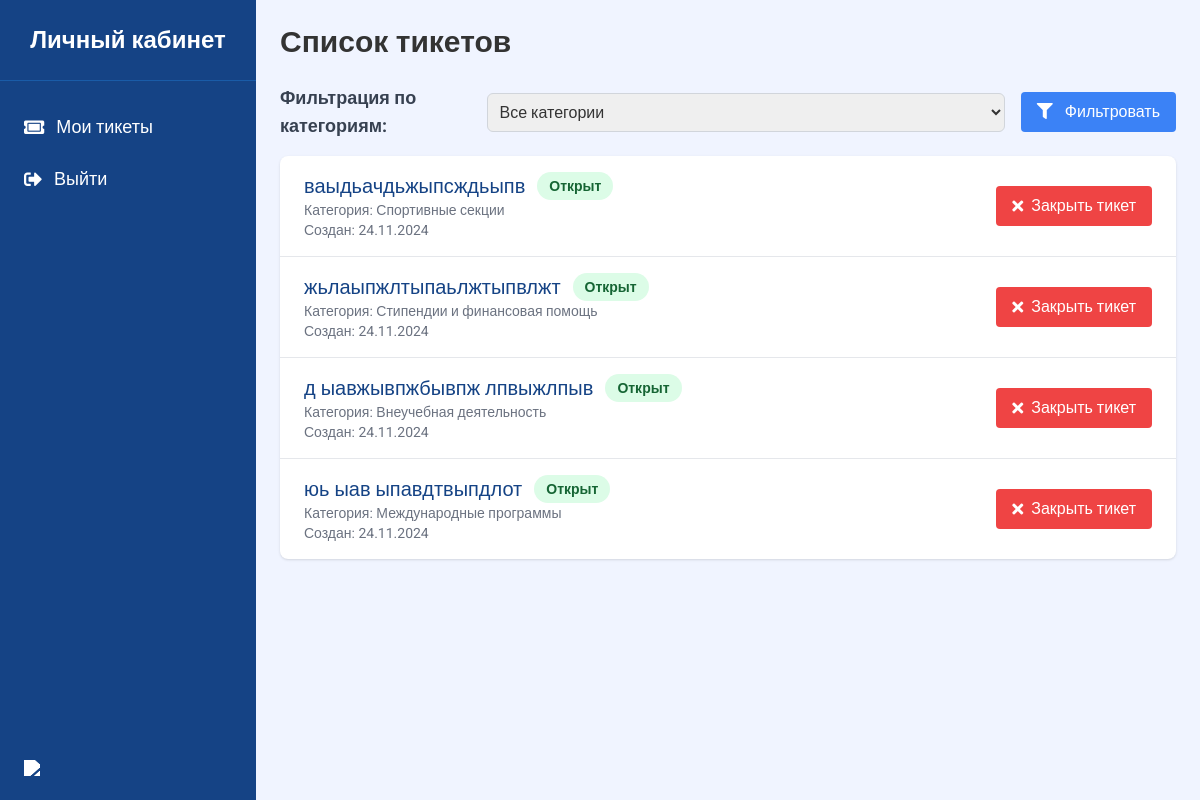
/user/ (signed in), run on the app's committed database.
### assistant/models.py (models this page shows, shortened)
class Ticket(models.Model):
    STATUS_CHOICES = [
        ('open', 'Открыт'),
        ('in_progress', 'В процессе'),
        ('closed', 'Закрыт'),
    ]
    title = models.CharField(max_length=255, verbose_name="Заголовок")
    description = models.TextField(verbose_name="Описание")
    author = models.ForeignKey(
        settings.AUTH_USER_MODEL,
        on_delete=models.SET_NULL,
        related_name="created_tickets",
        verbose_name="Автор",
        null=True
    )
    mentor = models.ForeignKey(
        settings.AUTH_USER_MODEL,
        on_delete=models.SET_NULL,
        related_name="assigned_tickets",
        blank=True,
        null=True,
        verbose_name="Ответственный наставник"
    )
    category = models.ForeignKey(
        Category,
        on_delete=models.SET_NULL,
        null=True,
        blank=True,
        verbose_name="Категория"
    )
    status = models.CharField(
        max_length=20,
        choices=STATUS_CHOICES,
        default='open',
        verbose_name="Статус"
    )
    created_at = models.DateTimeField(auto_now_add=True, verbose_name="Дата создания")
    updated_at = models.DateTimeField(auto_now=True, verbose_name="Дата обновления")

class Category(models.Model):
    name = models.CharField(max_length=100, unique=True, verbose_name="Название категории")
    description = models.TextField(blank=True, null=True, verbose_name="Описание")

### personal_ticket/views.py (the view, shortened to what this page needs)
# urls.py: path('', profile_ticket_list, name="profile_ticket_list"),
@login_required
def profile_ticket_list(request):
    user = request.user
    tickets = Ticket.objects.all()
    category_id = request.GET.get('category')
    if category_id:
        tickets = tickets.filter(category_id=category_id)
    tickets = tickets.exclude(status='closed')
    categories = Category.objects.all()
    if user.role == "mentor":
        print(user.role)
        return render(request, 'ticket_mentor.html', {'tickets': tickets, 'categories': categories})

### templates/ticket_mentor.html (shortened to what this page needs)
<!DOCTYPE html>
<html lang="ru">
<head>
    <script src="https://cdn.tailwindcss.com"></script>
    <link rel="stylesheet" href="https://cdnjs.cloudflare.com/ajax/libs/font-awesome/5.15.3/css/all.min.css">
</head>
<body class="bg-[#F0F4FF] text-[#333333]">
    <div class="flex flex-col md:flex-row">
        <aside id="sidebar" class="fixed inset-y-0 left-0 w-64 bg-[#154385] text-white transform -translate-x-full md:translate-x-0 transition-transform duration-300 ease-in-out sidebar-transition z-50">
            <div class="flex flex-col h-full">
                <div class="p-6 text-center font-bold text-2xl border-b border-[#1a5ca8]">Личный кабинет</div>
                <nav class="flex-1 px-4 py-6 space-y-2">
                    <a href="#" class="flex items-center p-2 text-lg rounded hover:bg-[#1a5ca8] transition-colors">
                        <i class="fas fa-ticket-alt mr-3"></i> Мои тикеты
                    </a>
                    <a href="{% url 'logout' %}" class="flex items-center p-2 text-lg rounded hover:bg-[#1a5ca8] transition-colors">
                        <i class="fas fa-sign-out-alt mr-3"></i> Выйти
                    </a>
                </nav>
                <div class="p-6">
                    <img src="https://s1.stc.all.kpcdn.net/best/rostov/abiturient_2017/images/tild3739-6338-4664-a239-313234373730__logo_.png" class="logo-image w-64 mx-auto">
                </div>
            </div>
        </aside>
        <main class="flex-1 p-6 md:ml-64">
            <div class="heder flex flex-col md:flex-row md:items-center md:justify-between">
                <h1 class="text-2xl md:text-3xl font-bold mb-4 md:mb-0">Список тикетов</h1>
            </div>
            <div class="mb-4 mt-6">
                <form method="get" action="{% url 'profile_ticket_list' %}" class="flex flex-col sm:flex-row sm:items-center">
                    <label for="category" class="block text-lg font-bold text-gray-700 mb-2 sm:mb-0 sm:mr-4">Фильтрация по категориям:</label>
                    <div class="flex flex-col sm:flex-row sm:items-center w-full">
                        <select id="category" name="category" class="flex-1 mb-2 sm:mb-0 sm:mr-4 p-2 border border-gray-300 rounded-md focus:outline-none focus:ring-[#154385] focus:border-[#154385]">
                            <option value="">Все категории</option>
                        </select>
                        <button type="submit" class="w-full sm:w-auto text-white bg-blue-500 hover:bg-blue-600 rounded px-4 py-2 transition-colors">
                            <i class="fas fa-filter mr-2"></i> Фильтровать
                        </button>
                    </div>
                </form>
            </div>
            <div class="bg-white shadow overflow-hidden sm:rounded-lg">
                <ul class="divide-y divide-gray-200">
                    {% for ticket in tickets %}
                    <li class="px-4 py-4 sm:px-6">
                        <div class="flex flex-col md:flex-row md:items-center md:justify-between">
                            <a href="{% url 'ticket_detail' ticket_id=ticket.id %}" class="flex-1">
                                <div>
                                    <div class="flex flex-col md:flex-row md:items-center">
                                        <h2 class="text-xl font-medium text-[#154385] truncate">{{ ticket.title }}</h2>
                                        <p class="mt-2 md:mt-0 md:ml-3 px-3 py-1 inline-flex text-sm leading-5 font-semibold rounded-full bg-green-100 text-green-800">
                                            {{ ticket.get_status_display }}
                                        </p>
                                    </div>
                                    <p class="text-sm text-gray-500">Категория: {{ ticket.category.name }}</p>
                                    <p class="text-sm text-gray-500">Создан: {{ ticket.created_at|date:"d.m.Y" }}</p>
                                </div>
                            </a>
                            <div class="mt-4 md:mt-0">
                                {% if ticket.status != 'closed' %}
                                <form method="post" action="{% url 'close_ticket' ticket.id %}">
                                    <button type="submit" class="flex items-center text-white bg-red-500 hover:bg-red-600 rounded px-4 py-2 transition-colors">
                                        <i class="fas fa-times mr-2"></i> Закрыть тикет
                                    </button>
                                </form>
                                {% endif %}
                            </div>
                        </div>
                    </li>
                    {% empty %}
                    <li class="px-4 py-4 sm:px-6 text-center text-gray-500">Нет тикетов для отображения.</li>
                    {% endfor %}
                </ul>
            </div>
        </main>
    </div>
</body>
</html>

### templates/ticket_mentor.html (style rules this page uses)
body { font-family: 'Roboto', sans-serif; }
.logo-image { filter: brightness(0) invert(1); width: auto; height: auto; }
.sidebar-transition { transition: transform 0.3s ease-in-out; }

### data on the page
Ticket: title "ваыдьачдьжыпсждьыпв", status "Открыт", category.name "Спортивные секции", created_at "24.11.2024", shows "Закрыть тикет"
Ticket: title "жьлаыпжлтыпаьлжтыпвлжт", status "Открыт", category.name "Стипендии и финансовая помощь", created_at "24.11.2024", shows "Закрыть тикет"
Ticket: title "д ыавжывпжбывпж лпвыжлпыв", status "Открыт", category.name "Внеучебная деятельность", created_at "24.11.2024", shows "Закрыть тикет"
Ticket: title "юь ыав ыпавдтвыпдлот", status "Открыт", category.name "Международные программы", created_at "24.11.2024", shows "Закрыть тикет"
